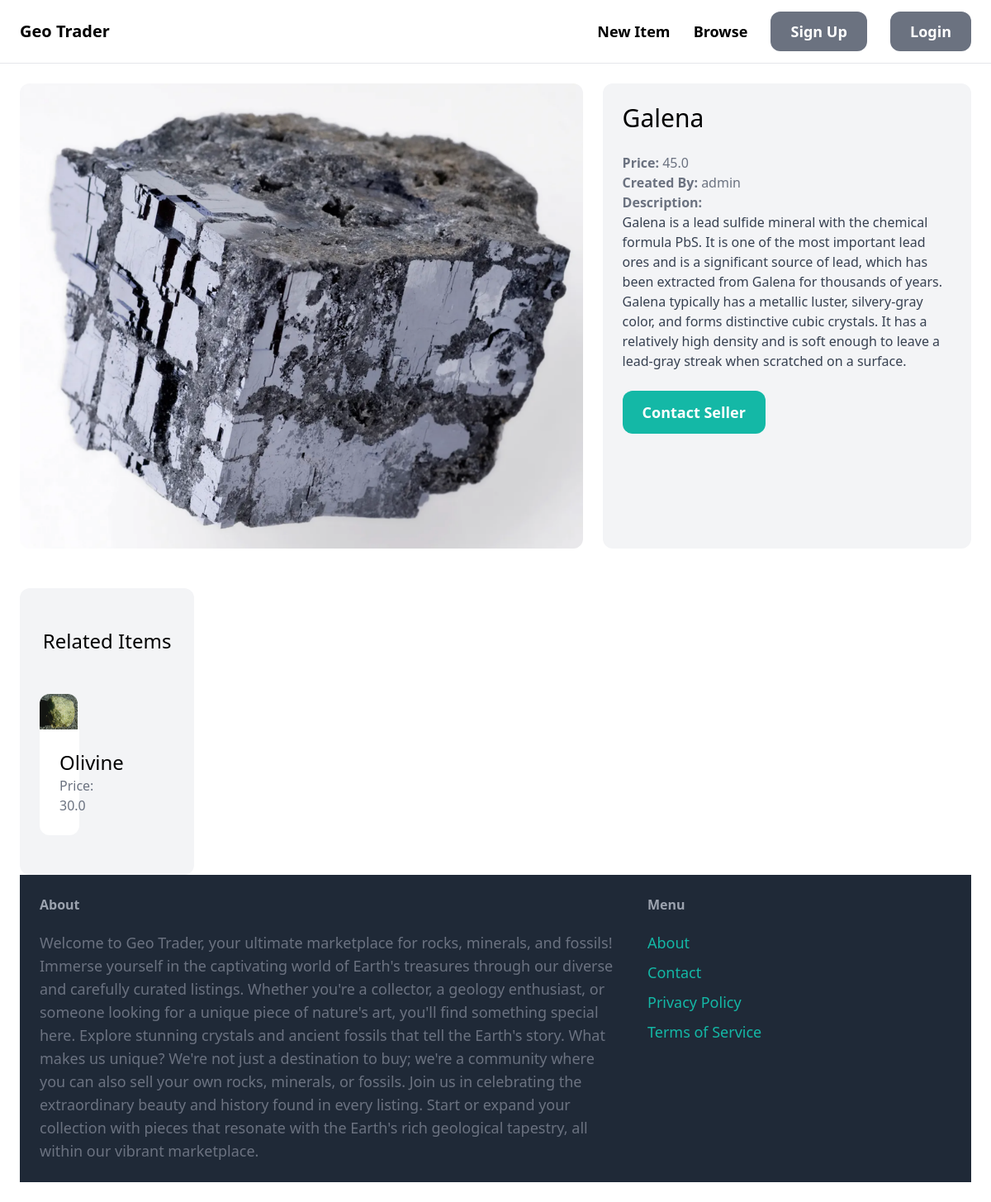
Screenshot of /items/3/ with the database file from the repository.
### item/models.py (models this page shows, shortened)
class Item(models.Model):
    category = models.ForeignKey(Category, related_name = "items", on_delete = models.CASCADE)
    name = models.CharField(max_length=255)
    description = models.TextField(blank = True, null = True)
    price = models.FloatField(default = 0.00)
    image = models.ImageField(upload_to = "item_images", blank = True, null = True)
    is_sold = models.BooleanField(default = False)
    created_by = models.ForeignKey(User, related_name = "items", on_delete = models.CASCADE)
    created_at = models.DateTimeField(auto_now_add = True)

### item/views.py (the view)
# urls.py: path("<int:pk>/", views.detail, name="detail")
def detail(request, pk):
    item = get_object_or_404(Item, pk=pk)
    related_items = Item.objects.filter(category=item.category, is_sold=False).exclude(pk=pk)[0:3]
    return render(request, "item/detail.html", {
        "item": item,
        "related_items" : related_items
    })

### item/templates/item/detail.html (shortened to what this page needs)
{% extends "core/base.html" %}
{% block content %}
<div class="grid grid-cols-5 gap-6">
    <div class="col-span-3">
        <img src="{{ item.image.url }}" class="rounded-xl">
    </div>
    <div class="col-span-2 p-6 bg-gray-100 rounded-xl">
        <h1 class="mb-6 text-3xl">{{ item.name }}</h1>
        <p class="text-gray-500"><strong>Price: </strong>{{ item.price }}</p>
        <p class="text-gray-500"><strong>Created By: </strong>{{ item.created_by.username }}</p>
        {% if item.description %}
        <p class="text-gray-700">
            <strong class="text-gray-500">Description:</strong><br>
            {{ item.description }}
        </p>
        {% endif %}
        <a href="#" class="inline-block mt-6 px-6 py-3 text-lg font-semibold bg-teal-500 text-white rounded-xl hover:bg-teal-700">Contact Seller</a>
    </div>
    <div class="mt-6 px-6 py-12 bg-gray-100 rounded-xl">
        <h2 class="mb-12 text-2xl text-center">Related Items</h2>
        <div class="grid grid-cols-3 gap-3">
            {% for item in related_items %}
                <div>
                    <a href="{% url 'item:detail' item.id %}">
                        <div>
                            <img src="{{ item.image.url }}" class="rounded-t-xl" height="200" width="200">
                        </div>
                        <div class="p-6 bg-white rounded-b-xl">
                            <h2 class="text-2xl">{{ item.name }}</h2>
                            <p class="text-gray-500">Price: {{ item.price }}</p>
                        </div>
                    </a>
                </div>
            {% endfor %}
        </div>
</div>
{% endblock %}

### rows the page displays
Item: image (picture), name "Galena", price "45.0", created_by.username "admin", description "Galena is a lead sulfide mineral with the chemical formula PbS. It is one of the most important lead ores and is a significant source of lead, which has been extracted from Galena for thousands of years. Galena typically has a metallic luster, silvery-gray color, and forms distinctive cubic crystals. It has a relatively high density and is soft enough to leave a lead-gray streak when scratched on a surface."
Item: image (picture), name "Olivine", price "30.0"
